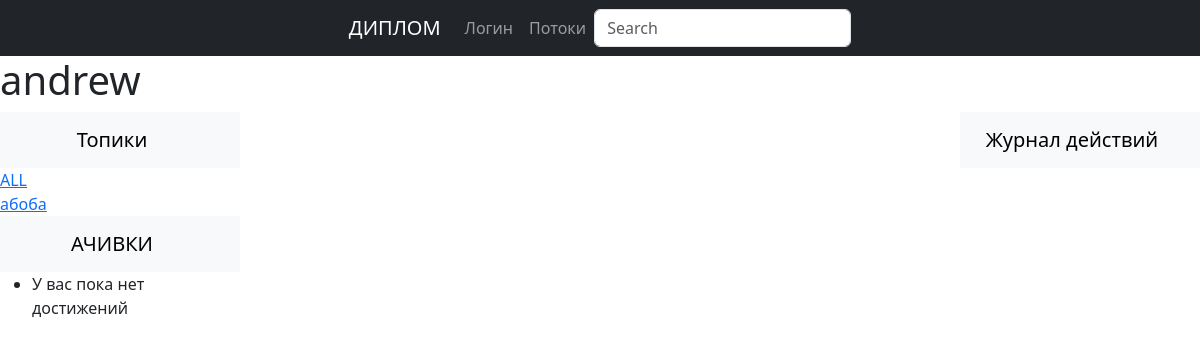
The app's page /profile/1/, older data.
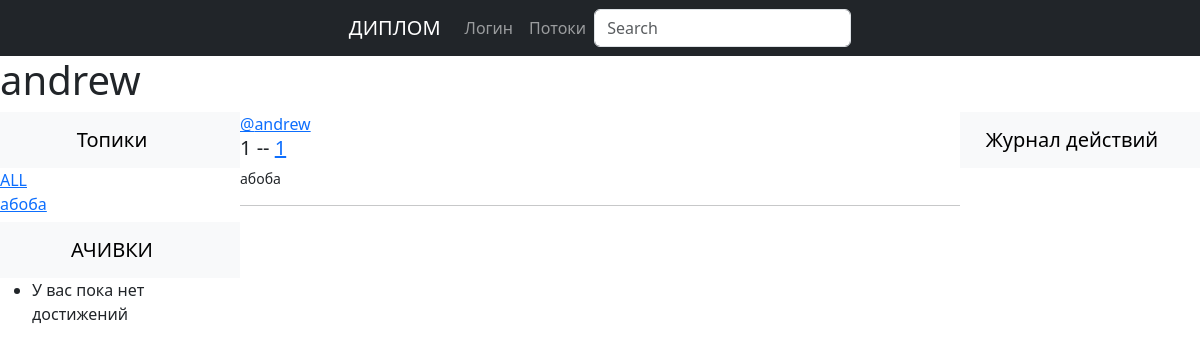
The same page, newer data.
### base/models.py (models this page shows, shortened)
class Topic(models.Model):
    name = models.CharField(max_length=200)

class Room(models.Model):
    host = models.ForeignKey(User, on_delete=models.SET_NULL, null = True)
    topic = models.ForeignKey(Topic, on_delete=models.SET_NULL, null = True)
    name = models.CharField(max_length=200)
    description = models.TextField(null = True, blank = True)
    participants = models.ManyToManyField(User, related_name='participants',blank = True)
    updated = models.DateTimeField(auto_now = True)
    created = models.DateTimeField(auto_now_add = True)
    class Meta:
        ordering=['-updated', '-created']

### base/views.py (the view)
# urls.py: path('profile/<str:pk>/', views.userProfile, name="user-profile"),
def userProfile(request, pk):
    user = User.objects.get(id=pk)
    rooms = user.room_set.all()
    room_messages = user.message_set.all()
    topics = Topic.objects.all()
    context = {'user':user,'rooms':rooms,'room_messages':room_messages,'topics' : topics}
    return render(request, 'base/profile.html', context)

### base/templates/base/profile.html (shortened to what this page needs)
{% extends 'main.html' %}
{% block content %}
<h1>{{user.username}}</h1>
<div class="profile-container">
    <div>
        {% include 'base/topics_component.html' %}
    </div>
    <div>
        {% include 'base/feed_component.html' %}
    </div>
    <div>
        {% include 'base/activity_component.html' %}
    </div>
    <div>
        {% include 'base/achievements.html' %}
    </div>
</div>
{% endblock content %}

### base/templates/base/topics_component.html
<nav class="navbar navbar-expand-lg navbar-light bg-light justify-content-center">
    <a class="navbar-brand" >Топики</a>
</nav>
        <div>
            <a href="{%url 'home' %}">ALL</a>
        </div>
        {% for topic in topics %}
        <div>
            <a href="{%url 'home' %}?q={{topic.name}}">{{topic.name}}</a>
        </div>
        {% endfor %}

### base/templates/base/feed_component.html (shortened to what this page needs)
<div>
    {% for room in rooms%}
        <div>
            <a href="{%url 'user-profile' room.host.id%}">@{{room.host.username}}</a>
            <h5>
                {{room.id}} -- <a href = "{%url 'room' room.id %}">{{room.name}}</a>
            </h5>
            <small>{{room.topic.name}}</small>
            <hr>
        </div>
    {%endfor%}
</div>

Row changes from the older to the newer data that the page shows:
added Room: host.username "andrew", id "1", name "1", topic.name "абоба"
